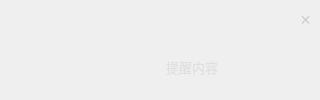
<?xml version="1.0" encoding="UTF-8"?>
<ui version="4.0">
 <class>NotificationPopup</class>
 <widget class="QWidget" name="NotificationPopup">
  <property name="geometry">
   <rect>
    <x>0</x>
    <y>0</y>
    <width>320</width>
    <height>100</height>
   </rect>
  </property>
  <property name="minimumSize">
   <size>
    <width>320</width>
    <height>100</height>
   </size>
  </property>
  <layout class="QVBoxLayout" name="mainLayout" stretch="2,5">
   <property name="spacing">
    <number>0</number>
   </property>
   <property name="leftMargin">
    <number>0</number>
   </property>
   <property name="topMargin">
    <number>0</number>
   </property>
   <property name="rightMargin">
    <number>0</number>
   </property>
   <property name="bottomMargin">
    <number>5</number>
   </property>
   <item>
    <widget class="QWidget" name="headerWidget">
     <layout class="QHBoxLayout" name="headerLayout">
      <property name="spacing">
       <number>8</number>
      </property>
      <item>
       <widget class="QLabel" name="titleLabel">
        <property name="text">
         <string/>
        </property>
        <property name="fixedSize" stdset="0">
         <size>
          <width>48</width>
          <height>48</height>
         </size>
        </property>
       </widget>
      </item>
      <item>
       <spacer name="horizontalSpacer">
        <property name="orientation">
         <enum>Qt::Orientation::Horizontal</enum>
        </property>
        <property name="sizeHint" stdset="0">
         <size>
          <width>40</width>
          <height>20</height>
         </size>
        </property>
       </spacer>
      </item>
      <item>
       <widget class="QPushButton" name="closeButton">
        <property name="styleSheet">
         <string>QPushButton { color: #CCCCCC; background: transparent; border: none; font-size: 18px; } QPushButton:hover { color: #ff6666; }</string>
        </property>
        <property name="text">
         <string>×</string>
        </property>
        <property name="fixedSize" stdset="0">
         <size>
          <width>24</width>
          <height>24</height>
         </size>
        </property>
       </widget>
      </item>
     </layout>
    </widget>
   </item>
   <item>
    <widget class="QWidget" name="contentWidget">
     <layout class="QHBoxLayout" name="contentLayout">
      <property name="spacing">
       <number>12</number>
      </property>
      <item>
       <widget class="QLabel" name="priorityLabel">
        <property name="fixedSize" stdset="0">
         <size>
          <width>24</width>
          <height>24</height>
         </size>
        </property>
       </widget>
      </item>
      <item>
       <widget class="QLabel" name="messageLabel">
        <property name="styleSheet">
         <string>color: #E0E0E0; font-size: 13px;</string>
        </property>
        <property name="text">
         <string>提醒内容</string>
        </property>
        <property name="wordWrap">
         <bool>true</bool>
        </property>
       </widget>
      </item>
     </layout>
    </widget>
   </item>
  </layout>
 </widget>
 <resources/>
 <connections/>
</ui>
